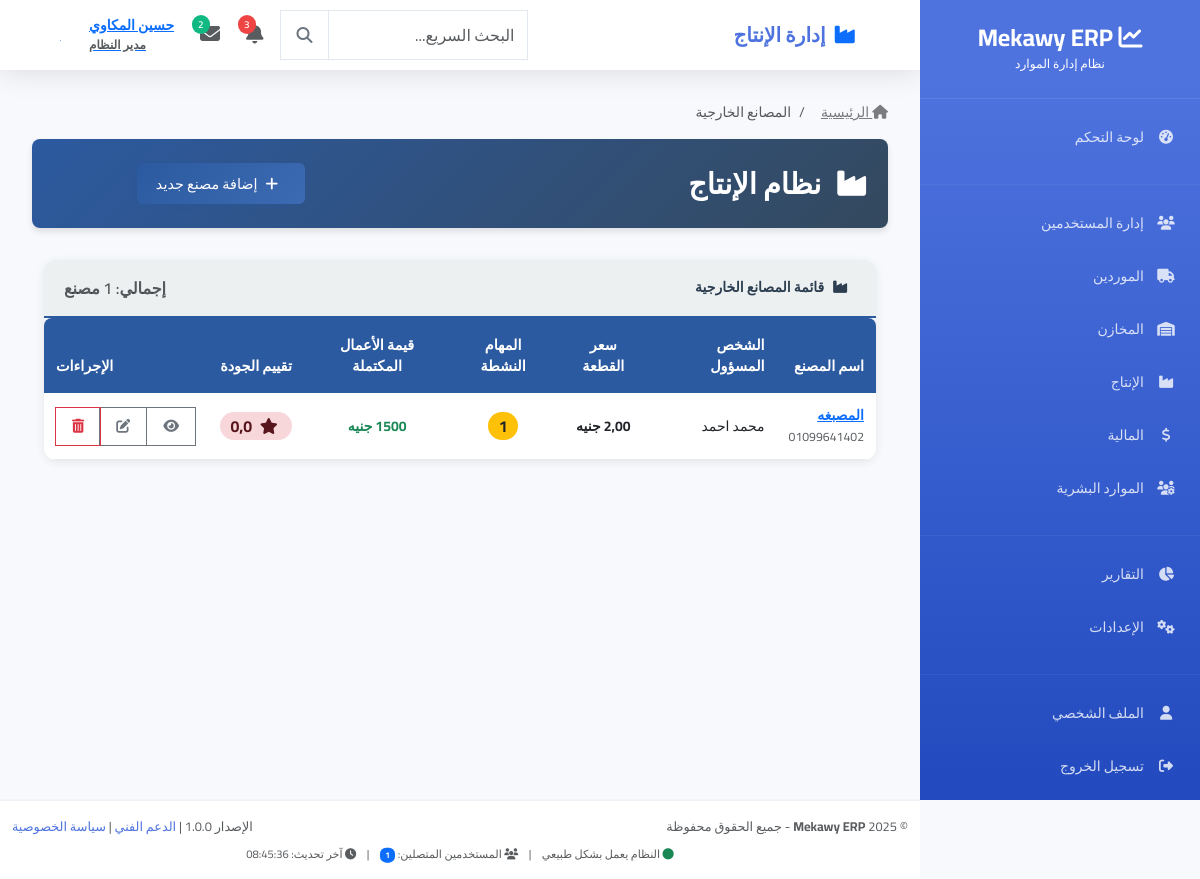
The page /production/manufacturers/ (signed in) on the database its author committed.
### users/models.py (models this page shows, shortened)
class User(AbstractUser):
    ROLE_CHOICES = [
        ('admin', 'مدير النظام'),
        ('manager', 'مدير'),
        ('warehouse_manager', 'مدير المخازن'),
        ('warehouse_employee', 'موظف مخازن'),
        ('production_manager', 'مدير الإنتاج'),
        ('accountant', 'محاسب'),
        ('employee', 'موظف'),
        ('viewer', 'مشاهد فقط'),
    ]
    email = models.EmailField(unique=True, verbose_name="البريد الإلكتروني")
    phone = models.CharField(max_length=20, blank=True, null=True, verbose_name="رقم الهاتف")
    role = models.CharField(max_length=20, choices=ROLE_CHOICES, default='employee', verbose_name="الدور")
    department = models.CharField(max_length=100, blank=True, null=True, verbose_name="القسم")
    profile_picture = models.ImageField(upload_to='profile_pics/', blank=True, null=True, verbose_name="الصورة الشخصية")
    is_active = models.BooleanField(default=True, verbose_name="نشط")
    created_at = models.DateTimeField(auto_now_add=True, verbose_name="تاريخ الإنشاء")
    updated_at = models.DateTimeField(auto_now=True, verbose_name="آخر تحديث")
    USERNAME_FIELD = 'email'
    REQUIRED_FIELDS = ['username', 'first_name', 'last_name']
    class Meta:
        db_table = 'users_user'
        verbose_name = 'مستخدم'
        verbose_name_plural = 'المستخدمون'
    @property
    def full_name(self):
        return f"{self.first_name} {self.last_name}".strip()

### production/models.py (models this page shows, shortened)
class ExternalManufacturer(models.Model):
    name = models.CharField(max_length=200, verbose_name="اسم المصنع")
    contact_person = models.CharField(max_length=100, verbose_name="الشخص المسؤول")
    phone = models.CharField(max_length=20, verbose_name="رقم الهاتف")
    address = models.TextField(verbose_name="العنوان")
    price_per_piece = models.DecimalField(max_digits=8, decimal_places=2, verbose_name="سعر القطعة")
    payment_terms_days = models.PositiveIntegerField(default=30, verbose_name="مدة السداد بالأيام")
    quality_rating = models.DecimalField(
        max_digits=3, decimal_places=2, default=0,
        validators=[MinValueValidator(0), MaxValueValidator(5)],
        verbose_name="تقييم الجودة"
    )
    is_active = models.BooleanField(default=True, verbose_name="نشط")
    created_at = models.DateTimeField(auto_now_add=True, verbose_name="تاريخ الإنشاء")
    class Meta:
        verbose_name = "مصنع خارجي"
        verbose_name_plural = "المصانع الخارجية"
        ordering = ['name']
    @property
    def active_jobs_count(self):
        return self.assembly_processes.filter(is_completed=False).count()
    @property
    def total_value_of_completed_jobs(self):
        total = self.assembly_processes.filter(is_completed=True).aggregate(
            total_value=Coalesce(Sum(F('assembly_cost')), Decimal('0.0'), output_field=DecimalField())
        )['total_value']
        return total

### production/views.py (the view)
# urls.py: path('', views.ExternalManufacturerListView.as_view(), name='manufacturer_list'),
class ExternalManufacturerListView(LoginRequiredMixin, ListView):
    model = ExternalManufacturer
    template_name = 'production/manufacturer/manufacturer_list.html'
    context_object_name = 'manufacturers'
    paginate_by = 15
    def get_queryset(self):
        queryset = ExternalManufacturer.objects.all()
        search_query = self.request.GET.get('search', '')
        if search_query:
            queryset = queryset.filter(
                Q(name__icontains=search_query) |
                Q(contact_person__icontains=search_query)
            )
        return queryset.order_by('name')

### Mekawy_ERP/context_processors.py (called while the page is built)
def global_context(request):
    context = {
        'current_year': timezone.now().year,
        'current_date': timezone.now().date(),
        'current_time': timezone.now().time(),
    }
    if request.user.is_authenticated:
        context['online_users_count'] = User.objects.filter(is_active=True).count()
        context['last_update'] = timezone.now().strftime('%H:%M:%S')
    return context

### templates/production/manufacturer/manufacturer_list.html (shortened to what this page needs)
{% extends 'production/production_base.html' %}
{% load static i18n humanize %}
{% block production_breadcrumb_items %}
    <li class="breadcrumb-item active" aria-current="page">المصانع الخارجية</li>
{% endblock %}
{% block production_header_actions %}
    <a href="{% url 'production:manufacturers:manufacturer_create' %}" class="btn btn-production">
        <i class="fas fa-plus me-2"></i>إضافة مصنع جديد
    </a>
{% endblock %}
{% block production_content %}
<div class="production-card">
    <div class="production-card-header d-flex justify-content-between align-items-center">
        <span><i class="fas fa-industry me-2"></i>قائمة المصانع الخارجية</span>
        <span class="text-muted fs-6">إجمالي: {{ manufacturers.count }} مصنع</span>
    </div>
    <div class="production-card-body p-0">
        <div class="table-responsive">
            <table class="table production-table table-hover mb-0">
                <thead>
                    <tr>
                        <th>اسم المصنع</th>
                        <th>الشخص المسؤول</th>
                        <th class="text-center">سعر القطعة</th>
                        <th class="text-center">المهام النشطة</th>
                        <th class="text-center">قيمة الأعمال المكتملة</th>
                        <th class="text-center">تقييم الجودة</th>
                        <th class="text-end">الإجراءات</th>
                    </tr>
                </thead>
                <tbody>
                    {% for manufacturer in manufacturers %}
                    <tr>
                        <td>
                            <a href="{% url 'production:manufacturers:manufacturer_detail' manufacturer.pk %}" class="fw-bold d-block">{{ manufacturer.name }}</a>
                            <small class="text-muted">{{ manufacturer.phone }}</small>
                        </td>
                        <td>{{ manufacturer.contact_person }}</td>
                        <td class="text-center fw-bold">{{ manufacturer.price_per_piece|intcomma }} جنيه</td>
                        <td class="text-center">
                            <span class="badge bg-warning text-dark fs-6 rounded-pill">{{ manufacturer.active_jobs_count }}</span>
                        </td>
                        <td class="text-center text-success fw-bold">
                            {{ manufacturer.total_value_of_completed_jobs|intcomma }} جنيه
                        </td>
                        <td class="text-center">
                             <span class="badge
                                {% if manufacturer.quality_rating >= 4.5 %} bg-success-subtle text-success-emphasis
                                {% elif manufacturer.quality_rating >= 3.5 %} bg-warning-subtle text-warning-emphasis
                                {% else %} bg-danger-subtle text-danger-emphasis {% endif %} fs-6 rounded-pill">
                                <i class="fas fa-star me-1"></i>
                                {{ manufacturer.quality_rating|floatformat:1 }}
                            </span>
                        </td>
                        <td class="text-end">
                            <div class="btn-group">
                                <a href="{% url 'production:manufacturers:manufacturer_detail' manufacturer.pk %}" class="btn btn-sm btn-outline-secondary">
                                    <i class="fas fa-eye"></i>
                                </a>
                                <a href="{% url 'production:manufacturers:manufacturer_update' manufacturer.pk %}" class="btn btn-sm btn-outline-secondary">
                                    <i class="fas fa-edit"></i>
                                </a>
                                <a href="{% url 'production:manufacturers:manufacturer_delete' manufacturer.pk %}" class="btn btn-sm btn-outline-danger">
                                    <i class="fas fa-trash-alt"></i>
                                </a>
                            </div>
                        </td>
                    </tr>
                    {% endfor %}
                </tbody>
            </table>
        </div>
    </div>
</div>
{% endblock %}

### templates/partials/navbar.html (shortened to what this page needs)
<nav class="navbar navbar-expand-lg">
    <div class="container-fluid px-3">
        <div class="navbar-brand mb-0 fw-bold fs-5">
            {% block page_title %}
                {% if request.resolver_match.url_name == 'index' %}
                    <i class="fas fa-tachometer-alt text-primary me-2"></i>لوحة التحكم
                {% elif 'users' in request.resolver_match.app_name %}
                    <i class="fas fa-users text-primary me-2"></i>إدارة المستخدمين
                {% elif 'suppliers' in request.resolver_match.app_name %}
                    <i class="fas fa-truck text-primary me-2"></i>إدارة الموردين
                {% elif 'warehouses' in request.resolver_match.app_name %}
                    <i class="fas fa-warehouse text-primary me-2"></i>إدارة المخازن
                {% elif 'production' in request.resolver_match.app_name %}
                    <i class="fas fa-industry text-primary me-2"></i>إدارة الإنتاج
                {% elif 'finance' in request.resolver_match.app_name %}
                    <i class="fas fa-chart-line text-primary me-2"></i>إدارة المالية
                {% elif 'hr' in request.resolver_match.app_name %}
                    <i class="fas fa-users-cog text-primary me-2"></i>الموارد البشرية
                {% else %}
                    <i class="fas fa-chart-line text-primary me-2"></i>Mekawy ERP
                {% endif %}
            {% endblock %}
        </div>
        <div class="d-flex align-items-center gap-2">
            <div class="search-container d-none d-md-block">
                <div class="input-group">
                    <input type="text" class="form-control search-input" placeholder="البحث السريع..." style="width: 200px;">
                    <button class="btn btn-outline-secondary search-btn" type="button">
                        <i class="fas fa-search"></i>
                    </button>
                </div>
            </div>
            <div class="dropdown">
                <button class="btn btn-link position-relative p-2" data-bs-toggle="dropdown">
                    <i class="fas fa-bell fs-5 text-muted"></i>
                    <span class="notification-badge">3</span>
                </button>
            </div>
            <div class="dropdown">
                <button class="btn btn-link position-relative p-2" data-bs-toggle="dropdown">
                    <i class="fas fa-envelope fs-5 text-muted"></i>
                    <span class="message-badge">2</span>
                </button>
            </div>
            <div class="dropdown">
                <button class="btn btn-link d-flex align-items-center gap-2 p-2" data-bs-toggle="dropdown">
                    <div class="user-info text-end d-none d-lg-block">
                        <div class="fw-semibold">{{ user.get_full_name|default:user.username }}</div>
                        <small class="text-muted">{{ user.get_role_display|default:"مستخدم" }}</small>
                    </div>
                    {% if user.profile_picture %}
                        <img src="{{ user.profile_picture.url }}" class="user-avatar" alt="{{ user.get_full_name }}">
                    {% else %}
                        <div class="user-avatar-placeholder">
                            {{ user.get_full_name|first|upper|default:"U" }}
                        </div>
                    {% endif %}
                </button>
            </div>
        </div>
    </div>
</nav>

### templates/base.html (style rules this page uses)
:root { --primary-color: #4e73df; --secondary-color: #858796; --success-color: #1cc88a; --info-color: #36b9cc; --warning-color: #f6c23e; --danger-color: #e74a3b; --light-color: #f8f9fc; --dark-color: #5a5c69; --sidebar-width: 280px; --navbar-height: 70px; }
* { font-family: 'Cairo', sans-serif; }
body { background-color: var(--light-color); font-size: 14px; }
.navbar { background-color: white; box-shadow: 0 0.15rem 1.75rem 0 rgba(58, 59, 69, 0.15); height: var(--navbar-height); padding: 0 1.5rem; }
.navbar-brand { font-weight: 700; color: var(--primary-color); }
.btn { border-radius: 0.35rem; font-weight: 600; padding: 0.5rem 1rem; }
.form-control { border-radius: 0.35rem; border: 1px solid #d1d3e2; padding: 0.75rem; }
.table { color: var(--dark-color); }
.table th { border-top: none; font-weight: 600; color: var(--dark-color); background-color: var(--light-color); }

### templates/production/production_base.html (style rules this page uses)
:root { --production-primary: #2c5aa0; --production-secondary: #34495e; --production-success: #27ae60; --production-warning: #f39c12; --production-danger: #e74c3c; --production-info: #3498db; --production-light: #ecf0f1; --production-dark: #2c3e50; --production-accent: #9b59b6; }
.production-card { border: none; border-radius: 0.75rem; box-shadow: 0 2px 10px rgba(0, 0, 0, 0.08); transition: all 0.3s ease; overflow: hidden; }
.production-card-header { background: var(--production-light); border-bottom: 2px solid var(--production-primary); padding: 1rem 1.25rem; font-weight: 600; color: var(--production-dark); }
.production-card-body { padding: 1.5rem 1.25rem; }
.btn-production { background: linear-gradient(45deg, var(--production-primary), var(--production-secondary)); border: none; color: white; padding: 0.5rem 1.5rem; border-radius: 0.5rem; font-weight: 500; transition: all 0.3s ease; }
.production-table { border-radius: 0.5rem; overflow: hidden; box-shadow: 0 2px 10px rgba(0, 0, 0, 0.08); }
.production-table thead th { background: var(--production-primary); color: white; font-weight: 600; border: none; padding: 1rem 0.75rem; font-size: 0.9rem; }
.production-table tbody tr { transition: background-color 0.2s ease; }
.production-table tbody td { padding: 0.75rem; border-color: #e9ecef; vertical-align: middle; }
.btn-production, .btn-production-outline { white-space: nowrap; font-size: 0.9rem; padding: 0.6rem 1.2rem; border-radius: 0.375rem; font-weight: 500; transition: all 0.2s ease; }
.btn-production { background: linear-gradient(135deg, var(--production-primary), #3d6bb3); border: none; color: white; box-shadow: 0 2px 4px rgba(44, 90, 160, 0.2); }

### templates/partials/navbar.html (style rules this page uses)
.search-input { border-radius: 20px 0 0 20px; border: 1px solid #e2e8f0; transition: all 0.2s ease; }
.search-btn { border-radius: 0 20px 20px 0; border: 1px solid #e2e8f0; border-right: none; }
.notification-badge, .message-badge { position: absolute; top: 0; left: 0; background: #ef4444; color: white; font-size: 10px; font-weight: 600; padding: 2px 6px; border-radius: 10px; min-width: 16px; text-align: center; }
.message-badge { background: #10b981; }
.user-avatar, .user-avatar-placeholder { width: 32px; height: 32px; border-radius: 50%; }
.user-avatar-placeholder { background: var(--primary); color: white; display: flex; align-items: center; justify-content: center; font-weight: 600; font-size: 14px; }
.user-info { line-height: 1.2; }
.user-info div { font-size: 14px; }
.user-info small { font-size: 12px; }

### rows shown on the page
User: get_full_name "حسين المكاوي", role "مدير النظام", get_full_name|first "ح"
ExternalManufacturer: name "المصبغه", phone "01099641402", contact_person "محمد احمد", price_per_piece "2,00", active_jobs_count "1", quality_rating "0,0"

### other values the page prints
{{ manufacturers.count }} "1"
{{ online_users_count|default:"0" }} "1"
{{ last_update|default:"الآن" }} "08:45:36"
